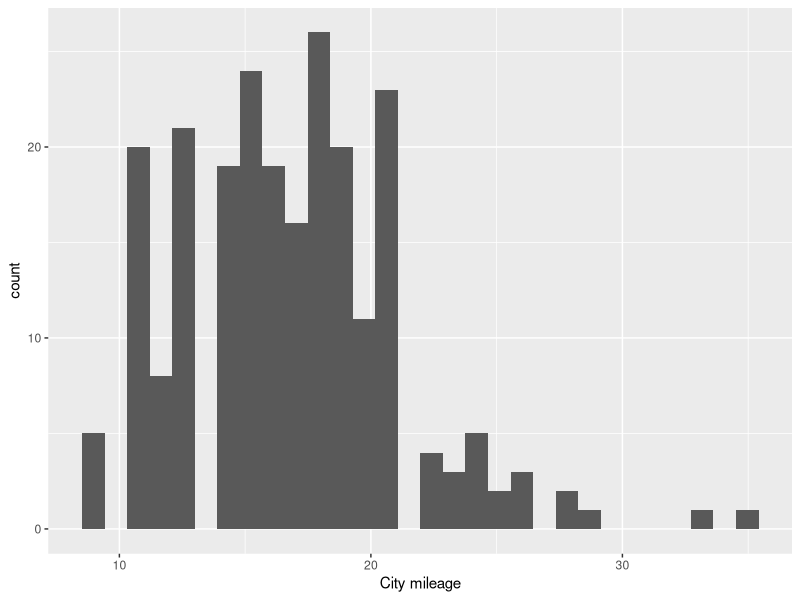
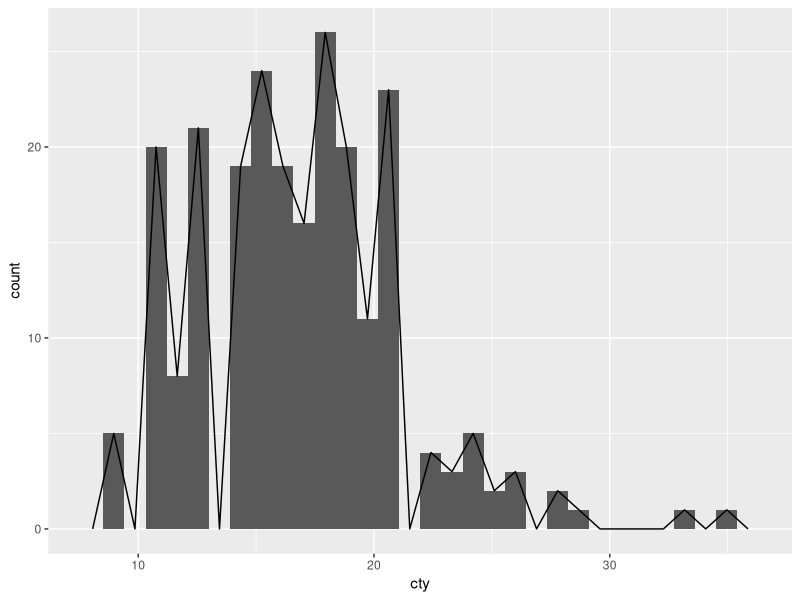
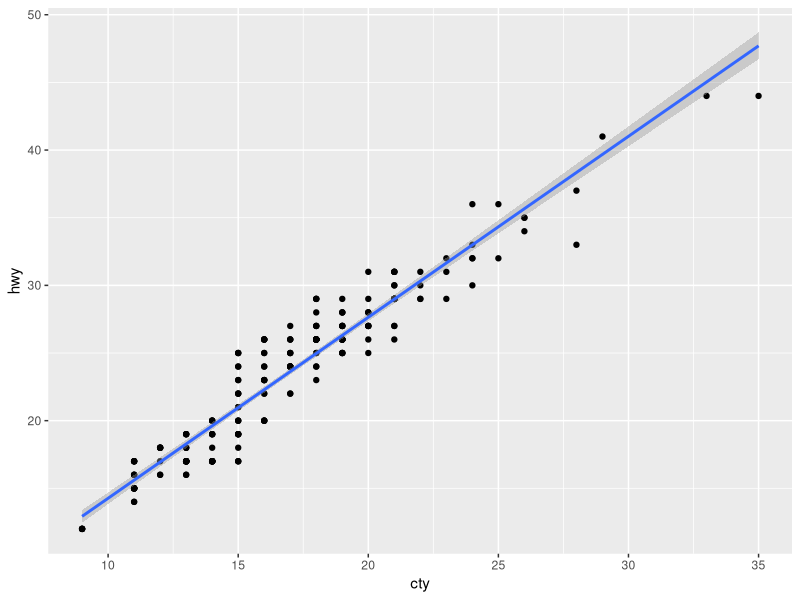
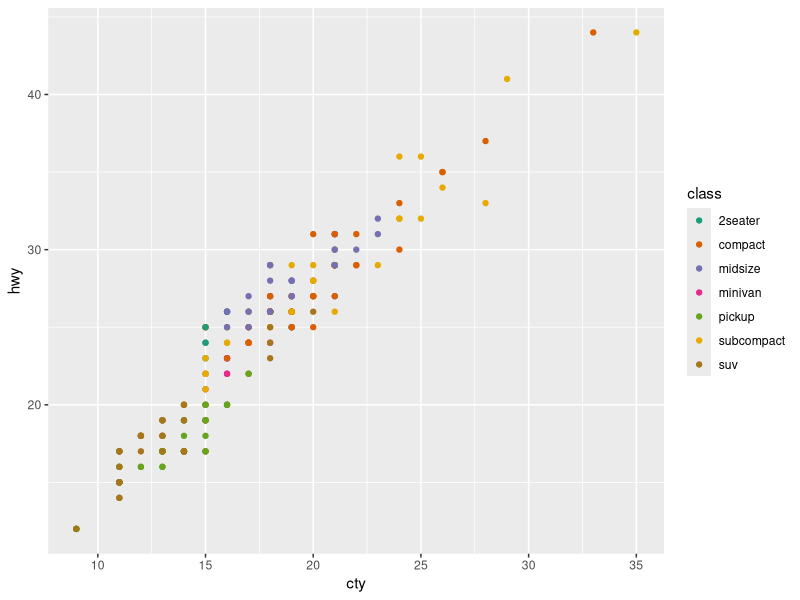

Source code (R) for these figures, in order:

# R tutorial 1 
# dplyr is used to summarize  and transform tabular data with rows and columns.
# select
# basic operations in R 
# 5 + 7 add, abs(-17), x <- -12 , x+7, abs(x), y <- c[12, 6, 0, -1]
# important points to remember while working on R : 

# imagine you have some NA values in your column and you don't want to include them you can simply remove them by using (THIS IS FOR MEAN)
# mean(tablename$columnname, na.rm = TRUE)    ->>>> syntax
# mean(tablename$columnname)  ->>> normal mean implementation syntax.

# very important library to execute
library(tidyverse)
# this will show you a lot of data sets list and you can select them from the following list.
data()
View(mpg)
# when you want to know about the data set 
?mpg
?mean

glimpse(mpg)

?filter
filter(mpg, cty >=20)
mpg_efficient <- filter(mpg, cty >= 20)
# after view we can see that all these cars have these city mileage of at least 20
View(mpg_efficient)

# this represents that all values of manufacturer is ford 
mpg_ford <- filter(mpg, manufacturer == "ford")
View(mpg_ford)

# to add a one more column here:
mpg_metric <- mutate(mpg, city_metric = 0.425144 * cty)

library(dplyr)
# mpg = miles per gallon formula conversion

mpg_metric <- mutate(mpg, cty_metric = 0.425144 * cty)

glimpse(mpg_metric)

# pipe function is used when we don't want to use the mpg (data set) again and again 
# ctrl + shift + m for pipe.
mpg_metric <- mpg %>%
  mutate(cty_metric = 0.425144 * cty)

# group by
View(mpg)
mpg %>%
  group_by(class) %>%
  summarise(mean(cty),
            median(cty))
  # data viz with ggplot 
# ggplot is a one of the core pieces of the tidyverse
# ggplot stands for the grammar of graphics.
# aesthetic is used to give what my x is doing in which way it is going.

ggplot(mpg, aes(x = cty)) + 
  geom_histogram() +
# we have used this to change the value of x 
  labs(x = "City mileage")

# histogram + freq both will appear here 
ggplot(mpg, aes(x = cty)) + 
  geom_histogram() +
  geom_freqpoly()
  labs(x = "City mileage")
# geometric points
  ggplot(mpg, aes(x=cty,
                  y=hwy)) +
   geom_point() +
    # here the gray line is confidence
    geom_smooth(method = "lm")

ggplot(mpg, aes(x = cty,
                y = hwy,
                color= class)) +
  geom_point() +
# for darker colors 
scale_color_brewer(palette = "Dark2")




  
